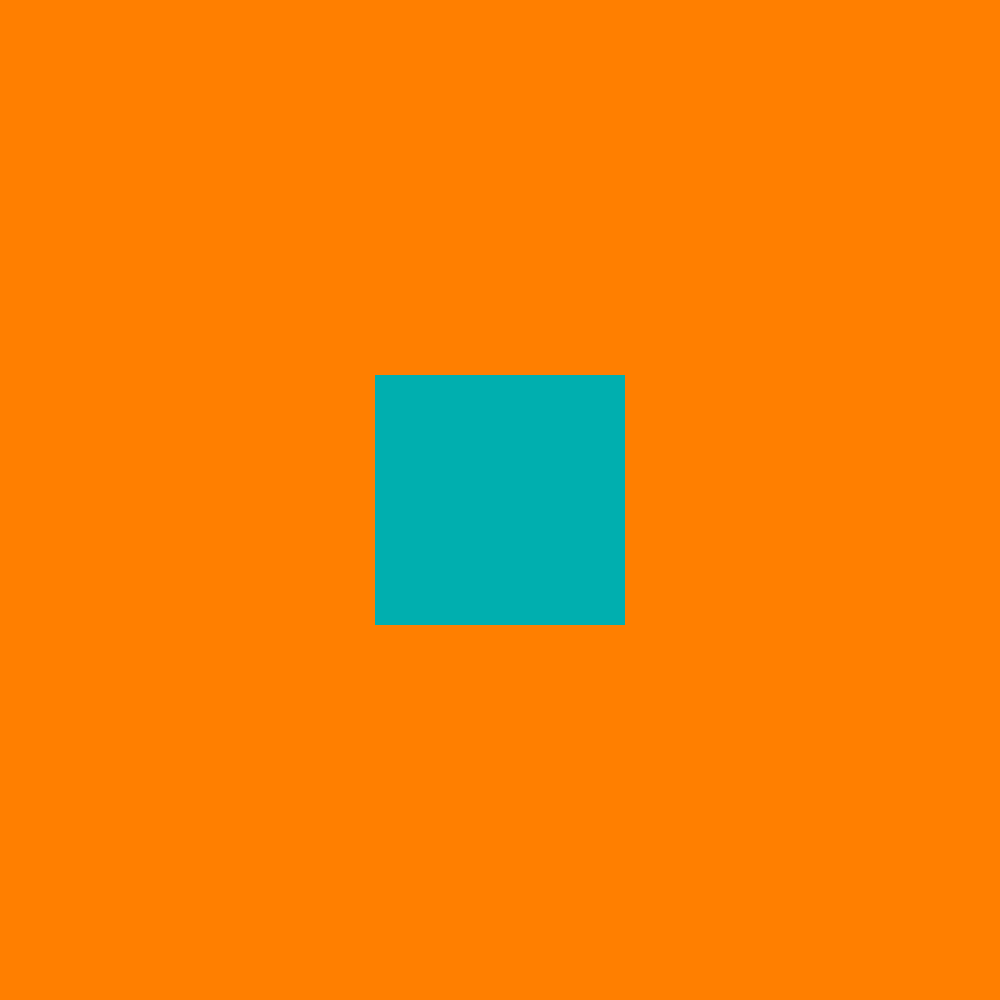
Frame 1 (no input)
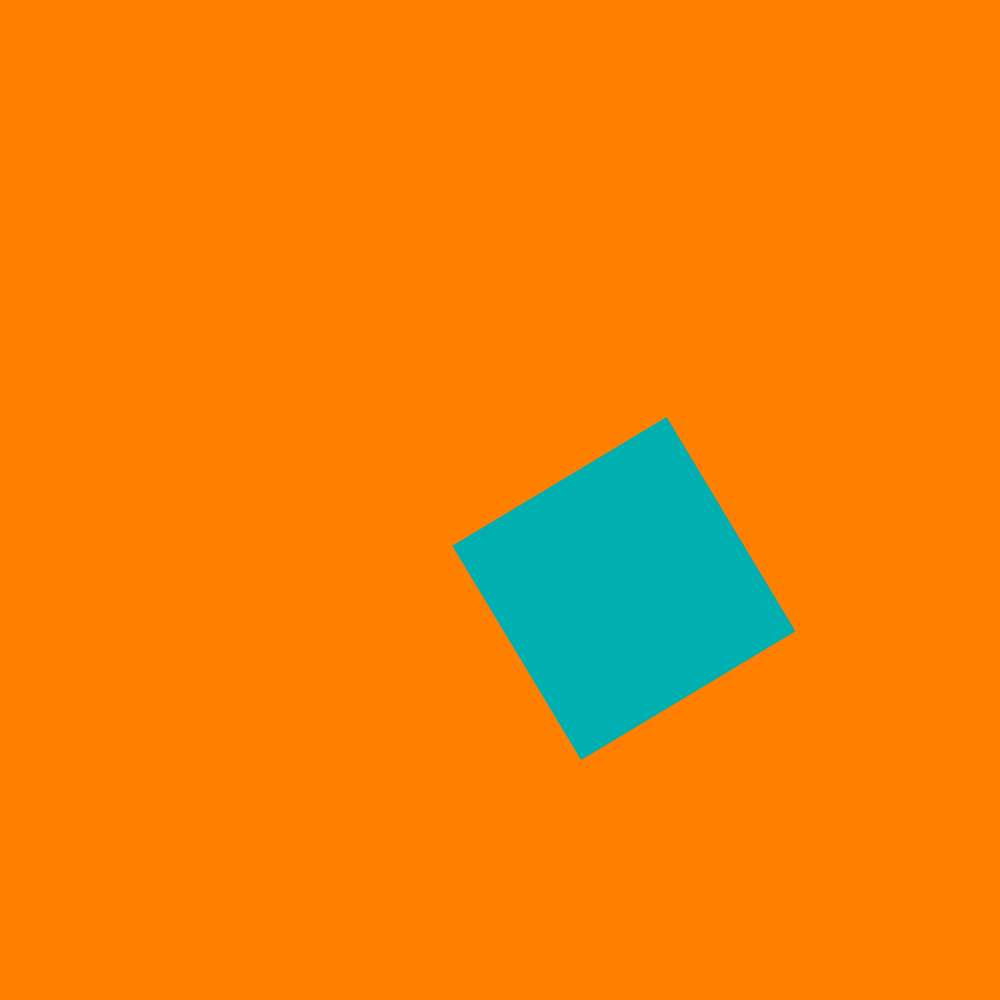
Frame 60 (the mouse pressed at the canvas centre just before this capture)
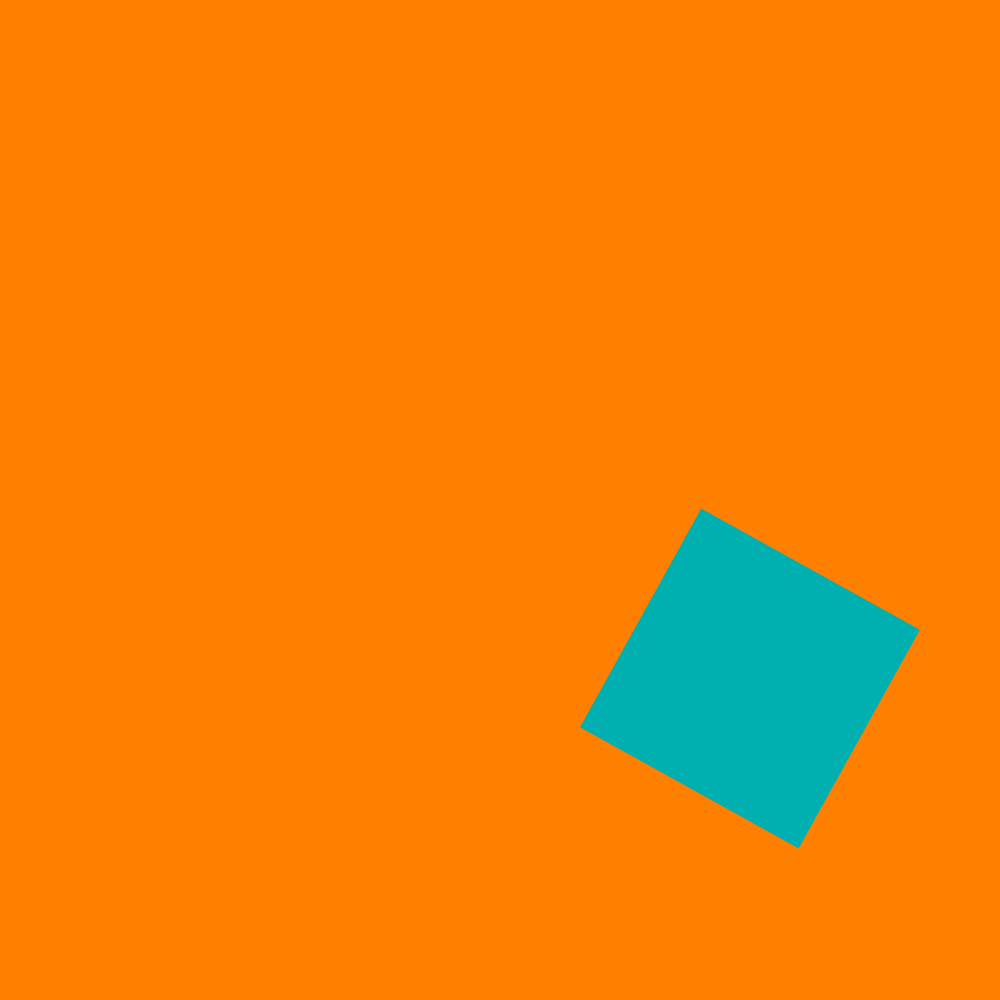
Frame 120 (the mouse held since frame 60 and released just before this capture)

The Processing sketch that drew these frames (run headless with seeded random() and noise(); from frame 60 on, the mouse is pressed at the canvas centre):

// Processing sketch: code_08_13
// ── code_08_13.pde
float x, y, w;
float spdX, spdY, theta, rotSpd;

float cornerRadiusOffset, dynamicRadius, collisionTheta;

void setup(){
  size(1000, 1000);
  x = width/2;
  y = height/2;
  w = 250;
  spdX = 2.1;
  spdY = 1.5;
  rotSpd = PI/180;
  fill(0, 175, 175);
  noStroke();
}

void draw(){
  background(255, 127, 0);
  pushMatrix();
  translate(x, y);
  rotate(theta);
  rect(-w/2, -w/2, w, w);
  popMatrix();
  
  x += spdX;
  y += spdY;
  theta += rotSpd;
  collide();
}

void collide(){
  cornerRadiusOffset = w/2/cos(PI/4)-w/2;
  
  dynamicRadius = abs(sin(collisionTheta)*cornerRadiusOffset);
  
  if(x > width - w/2 - dynamicRadius){
    spdX *=-1;
    rotSpd *=-1;
  }
  else if(x < w/2 + dynamicRadius){
    spdX *=-1;
    rotSpd *=-1;
  }
  
  if(y > height - w/2 - dynamicRadius){
    spdY *=-1;
    rotSpd *=-1;
  }
  else if(y < w/2 + dynamicRadius){
    spdY *=-1;
    rotSpd *=-1;
  }
  collisionTheta +=rotSpd*2;
}
